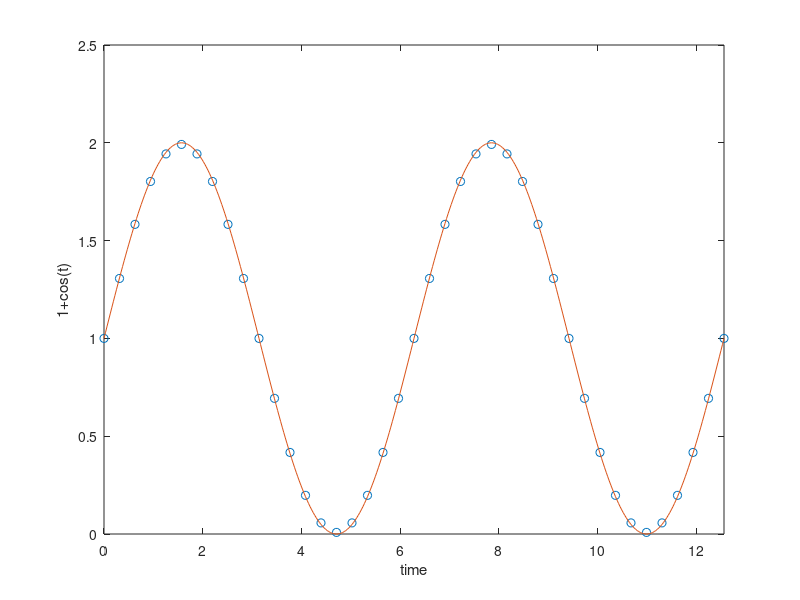

Recreate this plot in MATLAB.
delta = 0.1*pi;
y(1) = 1;
k = 0;

for t = [delta:delta:4*pi]
	k = k + 1;
	#y(k+1) = y(k) + (delta)*cos(t-delta);
	y(k+1) = y(k) + (delta/2)*(cos(t-delta)+cos(t));
end

ft = [0:delta/10:4*pi];
fy = 1 + sin(ft);
t = [0:delta:4*pi];

plot(t, y, 'o', ft, fy)
xlabel('time')
ylabel('1+cos(t)')
axis([0 4*pi 0 2.5])
